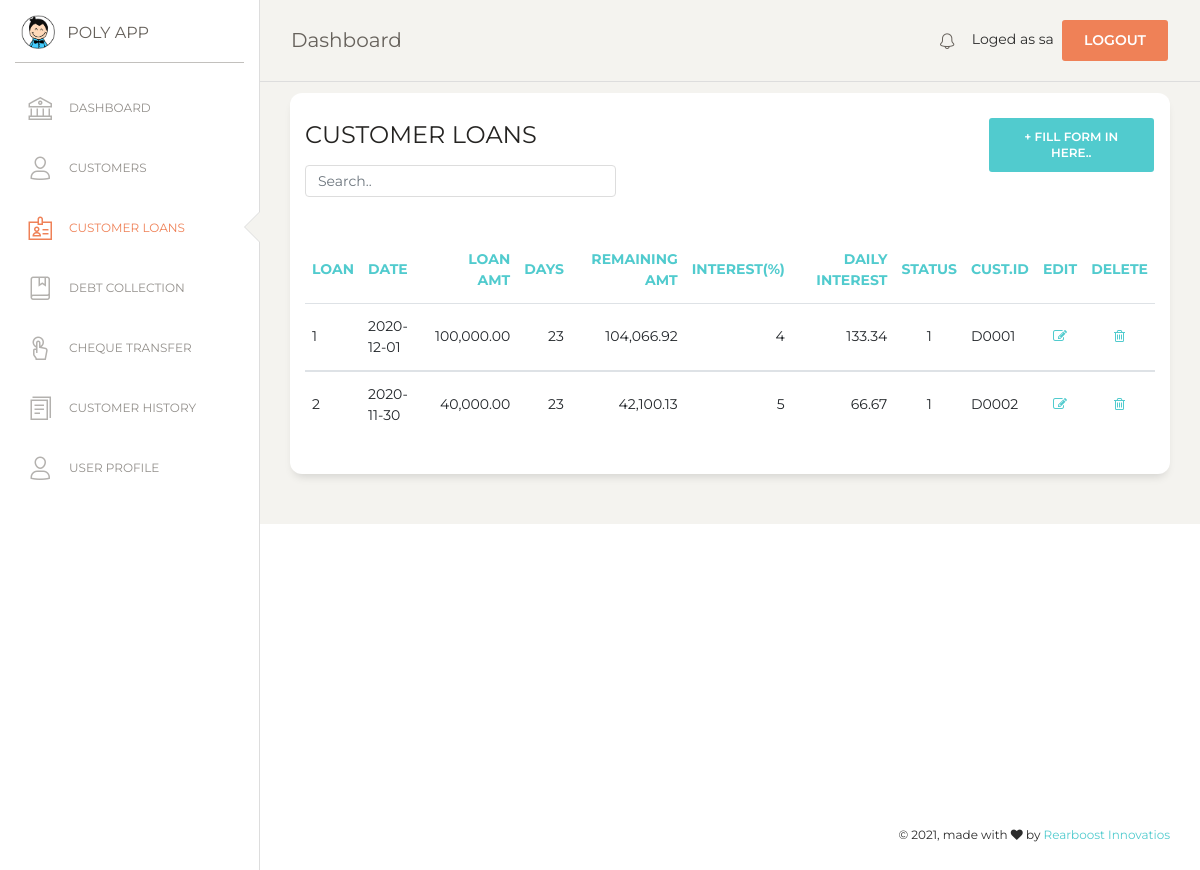
Before: /customer_loan.php (signed in) with the older database file.
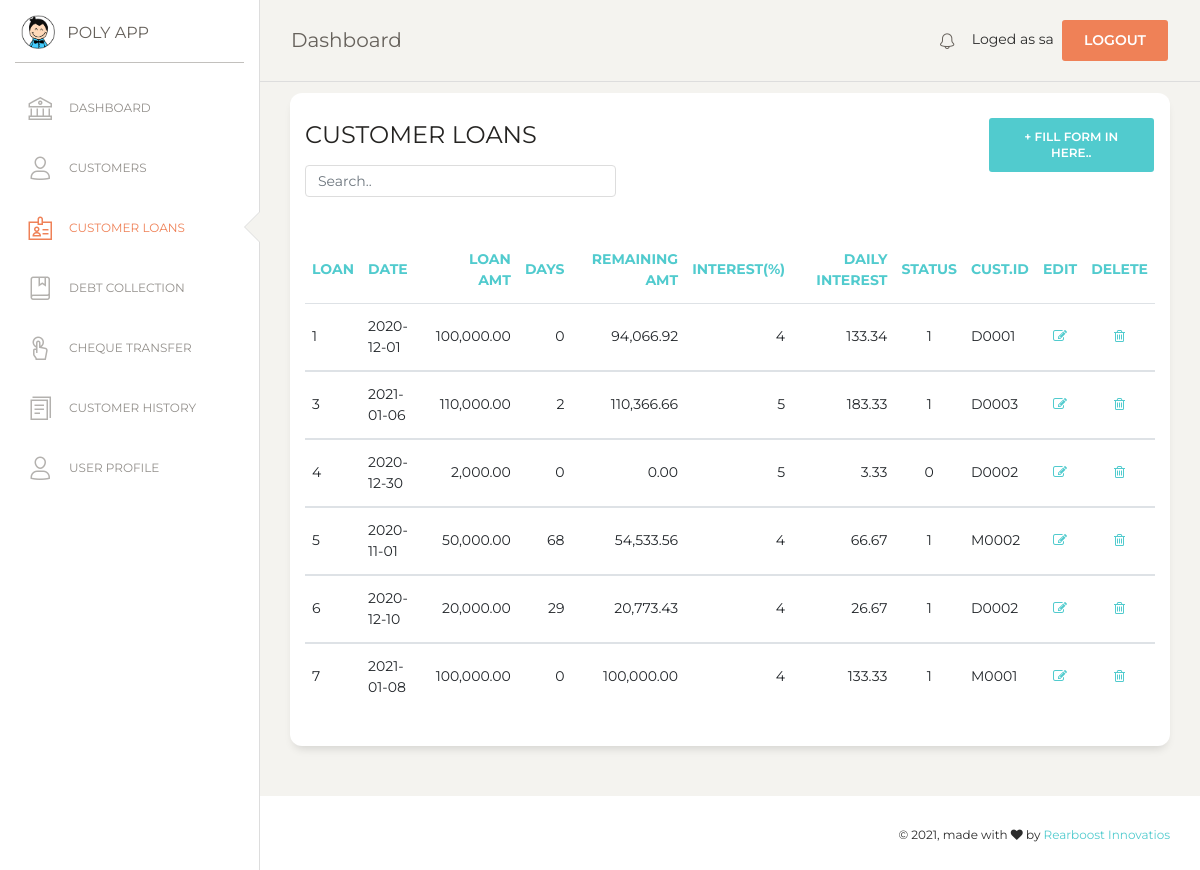
After: the same page with the newer database file.
### tables this page shows
CREATE TABLE `loan` (
  `loan_no` int(7) NOT NULL,
  `l_date` date NOT NULL,
  `amount` double(10,2) NOT NULL,
  `interest` int(5) NOT NULL,
  `value_of_interest` double(10,2) NOT NULL,
  `cust_id` varchar(10) NOT NULL,
  `l_status` tinyint(4) NOT NULL
);

### customer_loan.php (the view, shortened to what this page needs)
<?php
if (!isset($_SESSION['loged_user'])) {
    header('location: login.php');
}else {
$con = mysqli_connect(DB_HOSTNAME,DB_USERNAME,DB_PASSWORD);
mysqli_select_db($con,DB_NAME);
?>
<!DOCTYPE html>
<html lang="en">
<head>
  <link href="https://maxcdn.bootstrapcdn.com/font-awesome/latest/css/font-awesome.min.css" rel="stylesheet">
  <link href="assets/css/bootstrap.min.css" rel="stylesheet" />
  <link href="assets/css/paper-dashboard.css?v=2.0.1" rel="stylesheet" />
  <link href="assets/demo/demo.css" rel="stylesheet" />
</head>
<body class="">
  <div class="wrapper ">
    <div class="sidebar" data-color="white" data-active-color="danger">
      <div class="logo">
        <a href="#" class="simple-text logo-mini">
          <div class="logo-image-small">
            <img src="assets/img/logo-small.png">
          </div>
        </a>
        <a href="#" class="simple-text logo-normal">
          POLY APP
        </a>
      </div>
      <div class="sidebar-wrapper">
        <ul class="nav">
          <li>
            <a href="index">
              <i class="nc-icon nc-bank"></i>
              <p>DASHBOARD</p>
            </a>
          </li>
          <li>
            <a href="customer">
              <i class="nc-icon nc-single-02"></i>
              <p>CUSTOMERS</p>
            </a>
          </li>
          <li class="active">
            <a href="customer_loan">
              <i class="nc-icon nc-badge"></i>
              <p>CUSTOMER LOANS</p>
            </a>
          </li>
          <li>
            <a href="debt_collection">
              <i class="nc-icon nc-book-bookmark"></i>
              <p>DEBT COLLECTION</p>
            </a>
          </li>
          <li>
            <a href="cheque_transfer">
              <i class="nc-icon nc-tap-01"></i>
              <p>CHEQUE TRANSFER</p>
            </a>
          </li>
          <li>
            <a href="report">
              <i class="nc-icon nc-single-copy-04"></i>
              <p>CUSTOMER HISTORY</p>
            </a>
          </li>
          <li>
            <a href="user">
              <i class="nc-icon nc-single-02"></i>
              <p>USER PROFILE</p>
            </a>
          </li>
        </ul>
      </div>
    </div>
    <div class="main-panel">
      <?php include('include/nav.php');  ?>
      <div class="content">
      <div class="row">
          <div class="col-md-12">
            <div class="card">
              <div class="row">
              <div class="col-md-9">
              <div class="card-header">
                <h4 class="card-title"> CUSTOMER LOANS</h4>
                <input class="form-control myInput" id="myInput" type="text" placeholder="Search..">
              </div>
              </div>
              <div class="col-md-3">
                 <div class="card-header">
                    <button type="button" class="btn btn-primary add-btn" data-toggle="modal" data-target="#Form1">+ Fill Form in here..
                    </button>
                 </div>
              </div>
              </div>
              <div class="card-body">
              </div>
              <div class="card-body">
                <div class="table-responsive">
                  <table class="table" id="myTable">
                    <thead class="text-primary">
                      <th>                      Loan</th>
                      <th>                      Date</th>
                      <th class="text-right">   Loan Amt</th>
                      <th class="text-right">   Days</th>
                      <th class="text-right">   Remaining Amt</th>
                      <th class="text-right">   Interest(%)</th>
                      <th class="text-right">   Daily Interest</th>
                      <th class="text-center">  Status</th>
                      <th>                      cust.ID</th>
                      <th class="text-center">  Edit 				</th>
                      <th class="text-center">  Delete 			</th>
                    </thead>
                    <tbody>
                      <?php
                      $sql=mysqli_query($con,"SELECT * FROM loan");
                      $numRows = mysqli_num_rows($sql);
                      if($numRows > 0) {
                        while($row = mysqli_fetch_assoc($sql)) {
                          $loan_no  = $row['loan_no'];
                          $l_date   = strtotime($row['l_date']);
                          $loan_amt = $row['amount'];
                          $interest = $row['value_of_interest'];
                        $check = mysqli_query($con,"SELECT * FROM (SELECT * FROM loan_installement WHERE loan_installement.loan_no = '$loan_no') V ORDER BY V.id DESC LIMIT 1;");
                        $data1 = mysqli_fetch_array($check);
                        $li_date         = strtotime($data1['li_date']);
                        $remaining_amt   = $data1['remaining_amt'];
                        $now_date        = time();
                        if(empty($remaining_amt))
                        {
                           $pre_date   = $l_date;
                           $remain_amt = $loan_amt;
                           $Days = round(($now_date-$pre_date) / (60 * 60 * 24))-1;
                           $remain_amount = ($remain_amt + ($interest*$Days));
                        }
                        else if($remaining_amt==0){
                           $Days = 0;
                           $remain_amount = 0.00;
                        }
                        else
                        {
                           $pre_date   = $li_date;
                           $remain_amt = $remaining_amt;
                           $Days = round(($now_date-$pre_date) / (60 * 60 * 24))-1;
                           $remain_amount = ($remain_amt + ($interest*$Days));
                        }
                          ?>
                    <tr>
                      <td>                   <?php echo $row['loan_no']?>  </td>
                      <td>                   <?php echo $row['l_date']?>   </td>
                      <td class="text-right"><?php echo number_format($row['amount'],2)?>  </td>
                      <td class="text-right"><?php echo $Days; ?>   </td>
                      <td class="text-right"><?php echo number_format($remain_amount,2);?></td>
                      <td class="text-right"><?php echo $row['interest']?> </td>
                      <td class="text-right"><?php echo number_format($row['value_of_interest'],2)?> </td>
                      <td class="text-center"><?php echo $row['l_status'] ?> </td>
                      <td>                    <?php echo $row['cust_id'] ?>  </td>
                      <td class="text-center">
                        <a href="#" onclick="editView(<?php echo $row['loan_no']; ?>)" name="edit">
                        <i class="fa fa-pencil-square-o" aria-hidden="true"></i></a>
                      </td>
                      <td class="text-center">
                        <a href="#" onclick="confirmation('event','<?php echo $row['loan_no']; ?>')"  name="delete">
                        <i class="fa fa-trash-o" aria-hidden="true"></i></a>
                      </td>
                    </tr>
                    </tbody>
                           <?php
                        }
                      }
                    ?>
                    </table>
                </div>
              </div>
              </div>
            </div>
          </div>
          </div>
        </div>
        </div>
       <?php include('include/footer.php');  ?>
</body>
</html>
<?php
}
?>

### include/nav.php (shortened to what this page needs)
<nav class="navbar navbar-expand-lg navbar-absolute fixed-top navbar-transparent">
    <div class="container-fluid">
        <div class="navbar-wrapper">
        <a class="navbar-brand" href="javascript:;">Dashboard</a>
        </div>
        <div class="collapse navbar-collapse justify-content-end" id="navigation">
        <ul class="navbar-nav">
            <li class="nav-item">
            <a class="nav-link" href="notification">
                <i class="nc-icon nc-bell-55"></i>
            </a>
            </li>
            <li class="nav-item">
            Loged as <?php echo $_SESSION['loged_user'] ?>&nbsp;
            <a href="#" onclick="confirmationLogout(event)" class="btn btn-danger square-btn-adjust">Logout</a>
            </li>
        </ul>
        </div>
    </div>
</nav>

### include/footer.php (shortened to what this page needs)
 <footer class="footer footer-black  footer-white ">
    <div class="container-fluid">
        <div class="row">
        <div class="credits ml-auto">
            <span class="copyright">
            © , made with <i class="fa fa-heart heart"></i> by <a href="https://rearboost.com" target="_blank" rel="noopener noreferrer">Rearboost Innovatios</a>
            </span>
        </div>
        </div>
    </div>
</footer>

### assets/demo/demo.css (style rules this page uses)
.nav-link { padding-top: 17px !important; }
.add-btn { float: right !important; }
.myInput { width: 50% !important; }

Changed rows visible on the page:
removed loan: loan_no "2", l_date "2020-11-30", amount "40,000.00", Days "23", remain_amount "42,100.13", interest "5", value_of_interest "66.67", l_status "1", cust "D0002"
computed for loan id 1: Days "23" → "0"; remain_amount "104,066.92" → "94,066.92"
added loan: loan_no "3", l_date "2021-01-06", amount "110,000.00", l_date "2", remain_amount "110,366.66", interest "5", value_of_interest "183.33", l_status "1", cust "D0003"
added loan: loan_no "4", l_date "2020-12-30", amount "2,000.00", Days "0", remain_amount "0.00", interest "5", value_of_interest "3.33", l_status "0", cust "D0002"
added loan: loan_no "5", l_date "2020-11-01", amount "50,000.00", l_date "68", remain_amount "54,533.56", interest "4", value_of_interest "66.67", l_status "1", cust "M0002"
added loan: loan_no "6", l_date "2020-12-10", amount "20,000.00", l_date "29", remain_amount "20,773.43", interest "4", value_of_interest "26.67", l_status "1", cust "D0002"
added loan: loan_no "7", l_date "2021-01-08", amount "100,000.00", l_date "0", remain_amount "100,000.00", interest "4", value_of_interest "133.33", l_status "1", cust "M0001"
